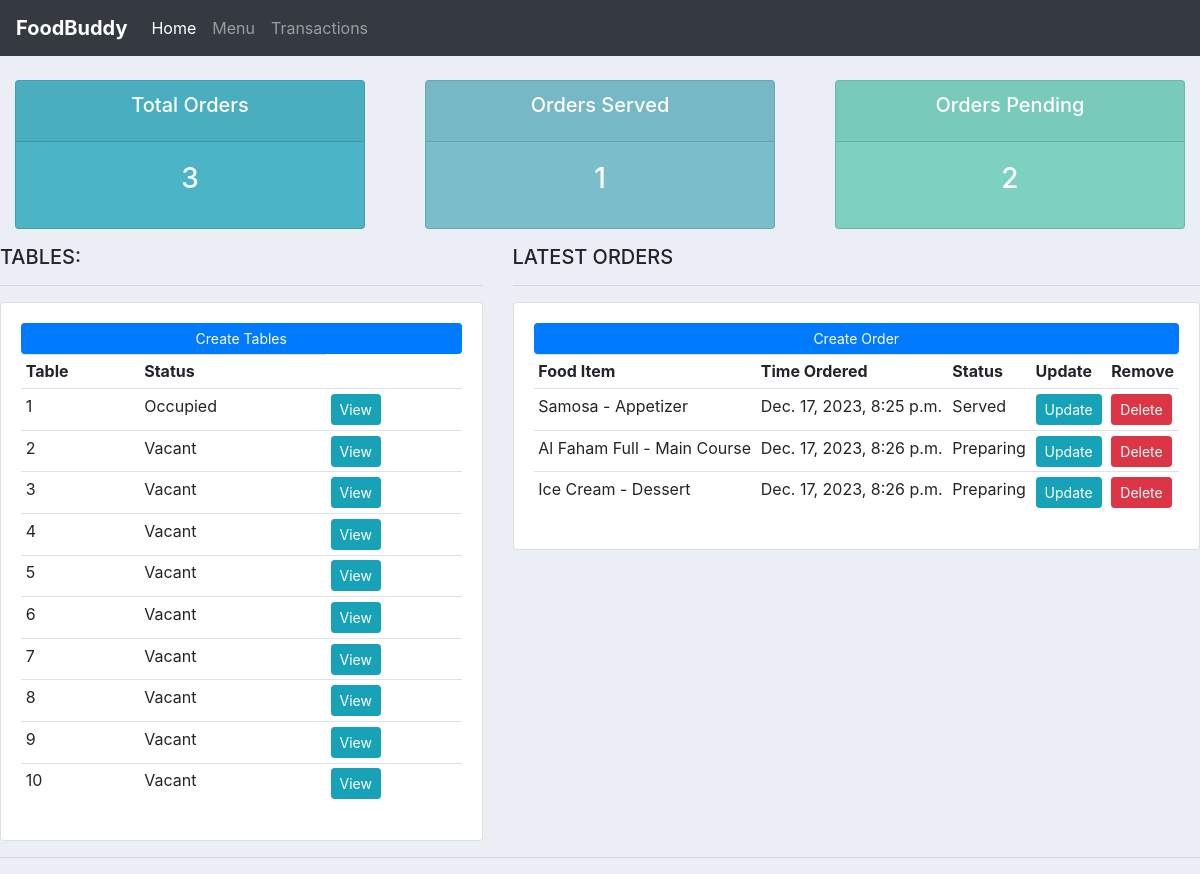
The app's page /, older data.
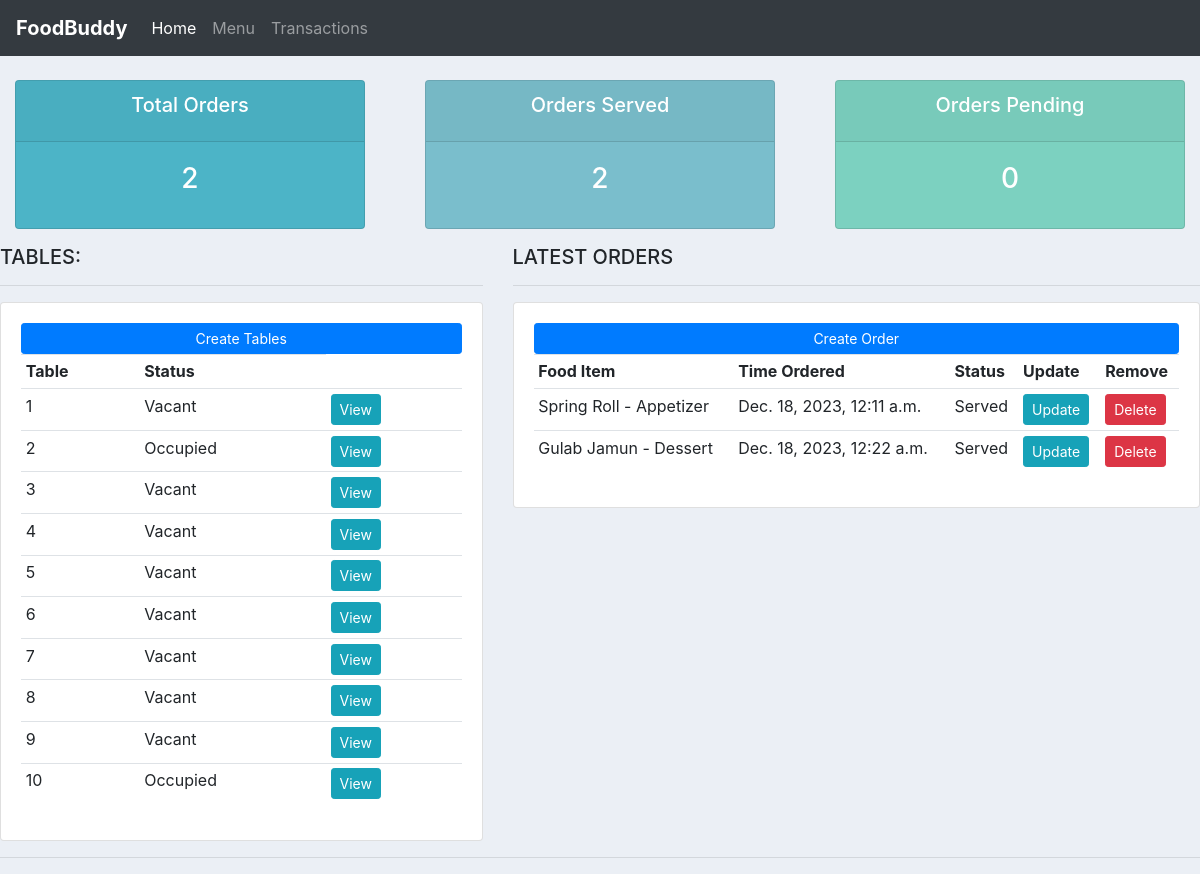
The same page, newer data.
### restaurant/models.py (models this page shows, shortened)
class Table(models.Model):
    STATUS_CHOICES = [
        ('Vacant', 'Vacant'),
        ('Occupied', 'Occupied'),
        ('Reserved', 'Reserved'),
    ]
    capacity = models.IntegerField()
    status = models.CharField(max_length=20, choices=STATUS_CHOICES)

class Order(models.Model):
    STATUS_CHOICES = [
        ('Preparing', 'Preparing'),
        ('Served', 'Served'),
    ]
    table = models.ForeignKey(Table, on_delete=models.SET_NULL, null=True, blank=True)
    order_date = models.DateTimeField(auto_now_add=True)
    meal = models.ForeignKey(Menu, on_delete=models.CASCADE, null=True)
    quantity = models.IntegerField(default=1)
    item_price = models.DecimalField(max_digits=5, decimal_places=2, blank=True, null=True)
    status = models.CharField(max_length=20, choices=STATUS_CHOICES)

class Menu(models.Model):
    CATEGORY_CHOICES = [
        ('Appetizer', 'Appetizer'),
        ('Main Course', 'Main Course'),
        ('Dessert', 'Dessert'),
        ('Beverage', 'Beverage'),
    ]
    meal_name = models.CharField(max_length=255)
    meal_price = models.DecimalField(max_digits=5, decimal_places=2)
    category = models.CharField(max_length=20, choices=CATEGORY_CHOICES)
    def __str__(self):
        return f"{self.meal_name} - {self.category}"

### restaurant/views.py (the view)
# urls.py: 2. Add a URL to urlpatterns:  path('', views.home, name='home')
def home(request):
    orders = Order.objects.all()
    tables = Table.objects.all()
    total_orders = orders.count()
    served = orders.filter(status ='Served').count()
    pending = orders.filter(status = 'Preparing').count()
    context = {'orders':orders, 'tables':tables,'total_orders':total_orders,'pending':pending,'served':served}
    return render(request,"restaurant/home.html", context)

### restaurant/templates/restaurant/home.html
{% extends 'restaurant/main.html' %}
{% block content %}
{% include 'restaurant/status.html' %}
<div class="row">
	<div class="col-md-5">
		<h5>TABLES:</h5>
		<hr>
		<div class="card card-body">
			<a class="btn btn-primary  btn-sm btn-block" href="">Create Tables</a>
			<table class="table table-sm">
				<tr>
					<th>Table</th>
					<th>Status</th>
				</tr>
                {% for table in tables %}
                <tr>
                    <td>{{table.id}}</td>
                    <td>{{table.status}}</td>
                    <td><a  class = "btn btn-sm btn-info" href="{% url 'tables' table.id %}">View</a></td>
                </tr>
                {% endfor %}
			</table>
		</div>
	</div>
	<div class="col-md-7">
		<h5>LATEST ORDERS</h5>
		<hr>
		<div class="card card-body">
			<a class="btn btn-primary  btn-sm btn-block" href="{% url 'create_order' %}">Create Order</a>
			<table class="table table-sm">
				<tr>
					<th>Food Item</th>
					<th>Time Ordered</th>
					<th>Status</th>
					<th>Update</th>
					<th>Remove</th>
				</tr>
                {% for order in orders %}
                <tr>
                    <td>{{order.meal}}</td>
                    <td>{{order.order_date}}</td>
                    <td>{{order.status}}</td>
                    <td><a class = "btn btn-sm btn-info" href="{% url 'update_order' order.id %}">Update</a></td>
                    <td><a class = "btn btn-sm btn-danger" href="{% url 'delete_order' order.id %}">Delete</a></td>
                </tr>
                {% endfor %}
			</table>
		</div>
	</div>
</div>
{% endblock %}

Row changes from the older to the newer data that the page shows:
removed Order: meal "Samosa - Appetizer", order_date "Dec. 17, 2023, 8:25 p.m.", status "Served"
removed Order: meal "Al Faham Full - Main Course", order_date "Dec. 17, 2023, 8:26 p.m.", status "Preparing"
removed Order: meal "Ice Cream - Dessert", order_date "Dec. 17, 2023, 8:26 p.m.", status "Preparing"
changed Table id 1: status "Occupied" → "Vacant"
changed Table id 2: status "Vacant" → "Occupied"
changed Table id 10: status "Vacant" → "Occupied"
added Order: meal "Spring Roll - Appetizer", order_date "Dec. 18, 2023, 12:11 a.m.", status "Served"
added Order: meal "Gulab Jamun - Dessert", order_date "Dec. 18, 2023, 12:22 a.m.", status "Served"
Text that changed along with them:
{{ total_orders }}: "3" → "2"
{{ served }}: "1" → "2"
{{ pending }}: "2" → "0"
